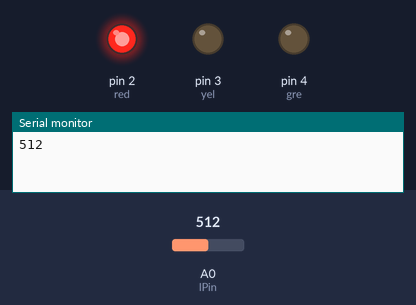
Bench run of a sketch on a simulated Arduino Uno, built with avr-gcc and run on an emulated ATmega328P. Parts: output pins drawn as LEDs (lit = HIGH), the last lines printed to the serial monitor. The inputs (shaded band) are chosen by the test bench; at power-on: A0 (lPin) = 512.

Above: at 1.8 s.
1.9 s: A0 (lPin) set to 75
4.2 s: A0 (lPin) set to 63
At 7.1 s:
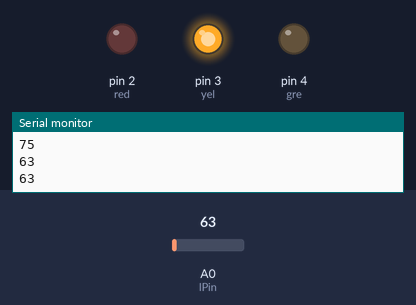
7.5 s: A0 (lPin) set to 43
10.2 s: A0 (lPin) set to 36
At 13.0 s:
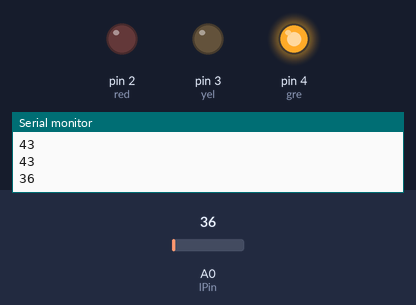
13.5 s: A0 (lPin) set to 80
At 15.3 s:
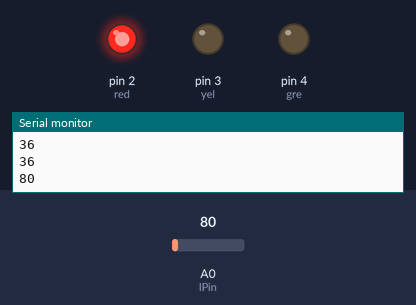
16.5 s: A0 (lPin) set to 60
At 18.8 s:
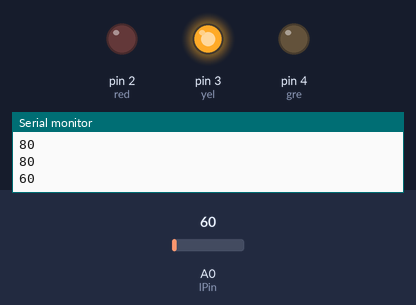
Timing chart, 0 to 20.3 s (numbered marks = the images above; inputs shaded):
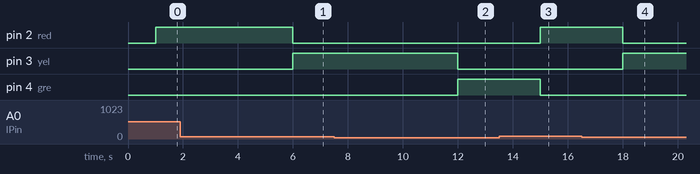

The sketch:

data_light_collecter.ino
```cpp
#include <TimeLib.h>
#include <Ethernet.h>
#include <SPI.h>

int red = 2;
int yel = 3;
int gre = 4;
int lPin = A0;
int light = 0;

unsigned long lastPrintTime = 0;
//const unsigned long printInterval = 30000;
const unsigned long printInterval = 100;

void setup() {
  Serial.begin(9600);
  pinMode(2, OUTPUT);
  pinMode(3, OUTPUT);
  pinMode(4, OUTPUT);
  setTime(12,00,00,13,1,2025);
}

void loop() {
  light = analogRead(lPin);
  delay(1000);

  if(light > 70){
    digitalWrite(red, HIGH);
    digitalWrite(yel, LOW);
    digitalWrite(gre, LOW);
  }else if(light > 40){
    digitalWrite(red, LOW);
    digitalWrite(yel, HIGH);
    digitalWrite(gre, LOW);
  }else{
    digitalWrite(red, LOW);
    digitalWrite(yel, LOW);
    digitalWrite(gre, HIGH);
  }

  if((millis() - lastPrintTime >= printInterval)) {
    Serial.println(light);
    lastPrintTime = millis();
  }
}
```

Measured:
- the behaviour switches between 71 and 70 on A0 (lPin) (found by bisection; images 0 and 1)
- the behaviour switches between 41 and 40 on A0 (lPin) (found by bisection; images 1 and 2)
- after the input at 4.2 s, pin 2 (red): HIGH → LOW after 1.8 s; pin 3 (yel): LOW → HIGH after 1.8 s
- after the input at 10.2 s, pin 3 (yel): HIGH → LOW after 1.8 s; pin 4 (gre): LOW → HIGH after 1.8 s
- after the input at 13.5 s, pin 2 (red): LOW → HIGH after 1.5 s; pin 4 (gre): HIGH → LOW after 1.5 s
- after the input at 16.5 s, pin 2 (red): HIGH → LOW after 1.5 s; pin 3 (yel): LOW → HIGH after 1.5 s
